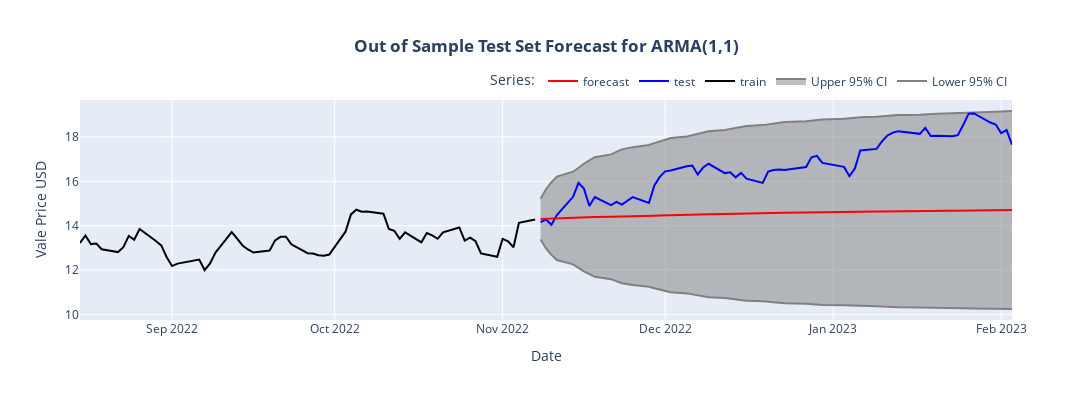

Notebook code for this chart:
### Code cell
# plot
open_price_out_of_sample_forecast_plot = plot_out_of_sample_forecast( arma11, train, test, 'Out of Sample Test Set Forecast for ARMA(1,1)', 'Date', 'Vale Price USD' )
open_price_out_of_sample_forecast_plot.update_layout(height = 400, width = 1300)
open_price_out_of_sample_forecast_plot.show()
open_price_out_of_sample_forecast_plot.write_image("images/fig_8_open_price_out_of_sample_forecast.png")
